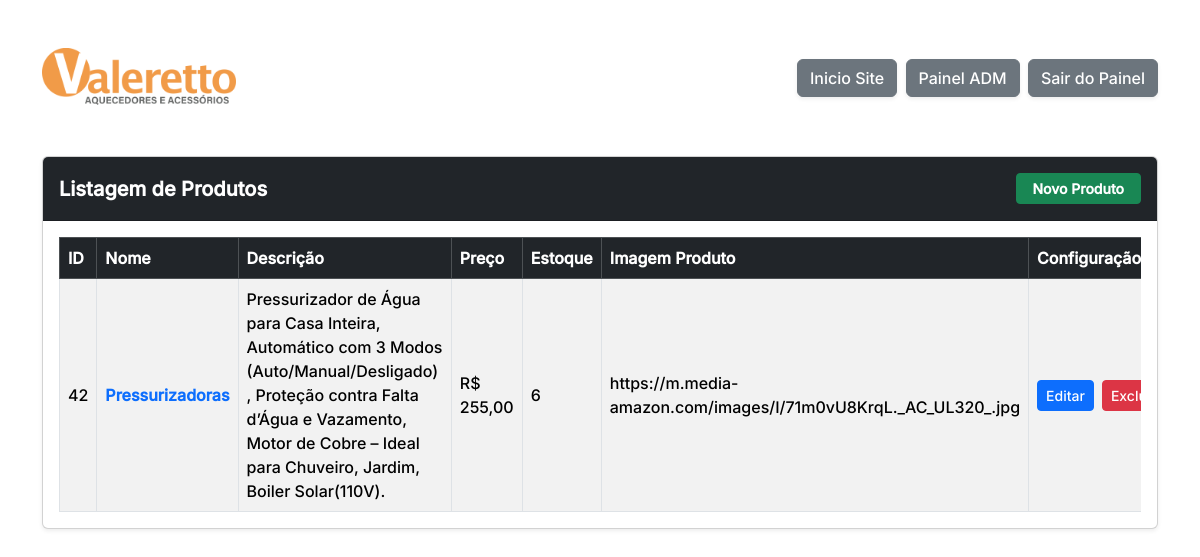
Page /pag-admin.php (signed in) on the committed database.
### tables this page shows
CREATE TABLE `tb_produto` (
  `id_produto` int(11) NOT NULL AUTO_INCREMENT,
  `nome_produto` varchar(100) DEFAULT NULL,
  `descricao_produto` varchar(1000) DEFAULT NULL,
  `preco_produto` decimal(10,2) DEFAULT NULL,
  `imagem_produto` varchar(100) DEFAULT NULL,
  `estoque_produto` int(5) DEFAULT NULL,
  PRIMARY KEY (`id_produto`)
);

### pag-admin.php (the view, shortened to what this page needs)
<?php
include "inc-cabecalho.php";
include "inc-conexao.php";
?>
<main class="container mt-5">
<div class="d-flex justify-content-between align-items-center mb-5">
        <div>
            <a class="logo navbar-brand" href="index.php"><img src="./assets/img/transparent_png/cropped-Valeretto-Logo.png"
            alt="Inicio"></a>
        </div>
        <div>
            <a href="index.php" class="btn btn-secondary shadow-sm me-1">Inicio Site</a>
            <a href="pag-admin.php" class="btn btn-secondary shadow-sm me-1">Painel ADM</a>
            <a href="admin-sair.php" class="btn btn-secondary shadow-sm">Sair do Painel</a>
        </div>
    </div>
    <div class="card shadow-sm mb-5">
        <div class="card-header bg-dark text-white d-flex justify-content-between align-items-center py-3">
            <h5 class="mb-0 fw-bold">Listagem de Produtos</h5>
            <a class="btn btn-success btn-sm px-3 fw-bold" href="produto-formulario.php">Novo Produto</a>
        </div>
        <div class="card-body">
            <div class="table-responsive">
                <table class="table table-bordered table-striped align-middle mb-0">
                    <thead class="table-dark">
                        <tr>
                            <th>ID</th>
                            <th>Nome</th>
                            <th>Descrição</th>
                            <th>Preço</th>
                            <th>Estoque</th>
                            <th>Imagem Produto</th>
                            <th>Configuração</th>
                        </tr>
                    </thead>
                    <tbody>
                        <?php
                        $sql_produtos = "SELECT * FROM tb_produto ORDER BY id_produto ASC";
                        $resultado_produtos = mysqli_query($conexao, $sql_produtos);
                        if ($resultado_produtos && mysqli_num_rows($resultado_produtos) > 0) {
                            while ($linha_resultado = mysqli_fetch_assoc($resultado_produtos)) {
                                echo "<tr>";
                                echo "<td>" . htmlspecialchars($linha_resultado['id_produto']) . "</td>";
                                echo "<td><a class='fw-bold text-decoration-none' href='produto-visualizar.php?id=" . htmlspecialchars($linha_resultado['id_produto']) . "'>" . htmlspecialchars($linha_resultado['nome_produto']) . "</a></td>";
                                echo "<td>" . htmlspecialchars($linha_resultado['descricao_produto']) . "</td>";
                                echo "<td>R$ " . number_format($linha_resultado['preco_produto'], 2, ',', '.') . "</td>";
                                echo "<td>" . htmlspecialchars($linha_resultado['estoque_produto']) . "</td>";
                                echo "<td>" . htmlspecialchars($linha_resultado['imagem_produto']) . "</td>";
                                echo "<td>
                                    <div class='d-flex gap-2'>
                                        <a href='produto-editar.php?id=" . htmlspecialchars($linha_resultado['id_produto']) . "' class='btn btn-primary btn-sm px-2'>Editar</a>
                                        <a href='produto-excluir.php?id=" . htmlspecialchars($linha_resultado['id_produto']) . "' class='btn btn-danger btn-sm px-2' onclick='return confirm(\"Tem certeza que deseja excluir?\")'>Excluir</a>
                                    </div>
                                </td>";
                                echo "</tr>";
                            }
                        } else {
                            echo "<tr><td colspan='7' class='text-center text-muted py-3'>Nenhum produto cadastrado ainda.</td></tr>";
                        }
                        ?>
                    </tbody>
                </table>
            </div>
        </div>
    </div>
</main>

### inc-cabecalho.php (shortened to what this page needs)
<!DOCTYPE html>
<html lang="pt-br">
<head>
    <link rel="stylesheet" href="./src/css/bootstrap.min.css">
    <link rel="stylesheet" href="./src/css/style.css">
    <link rel="stylesheet" href="https://cdn.jsdelivr.net/npm/bootstrap-icons@1.13.1/font/bootstrap-icons.min.css">
    <link href="https://cdn.jsdelivr.net/npm/bootstrap@5.3.8/dist/css/bootstrap.min.css" rel="stylesheet">
</head>
<body>

### src/css/style.css (style rules this page uses)
* { margin: 0; padding: 0; outline: none; border: none; text-decoration: none; box-sizing: border-box; font-family: 'inter-medium', sans-serif; }
:root { --bs-orange: #ec9744; --bs-dark-gray: #54595F; }
html { scroll-behavior: smooth; }
.logo img { width: 194px; height: 60px; }

### rows in the picture
tb_produto: id_produto "42", nome_produto "Pressurizadoras", descricao_produto "Pressurizador de Água para Casa Inteira, Automático com 3 Modos (Auto/Manual/Desligado), Proteção contra Falta d’Água e Vazamento, Motor de Cobre – Ideal para Chuveiro, Jardim, Boiler Solar(110V).", preco_produto "255,00", estoque_produto "6", imagem_produto "https://m.media-amazon.com/images/I/71m0vU8KrqL._AC_UL320_.jpg"
